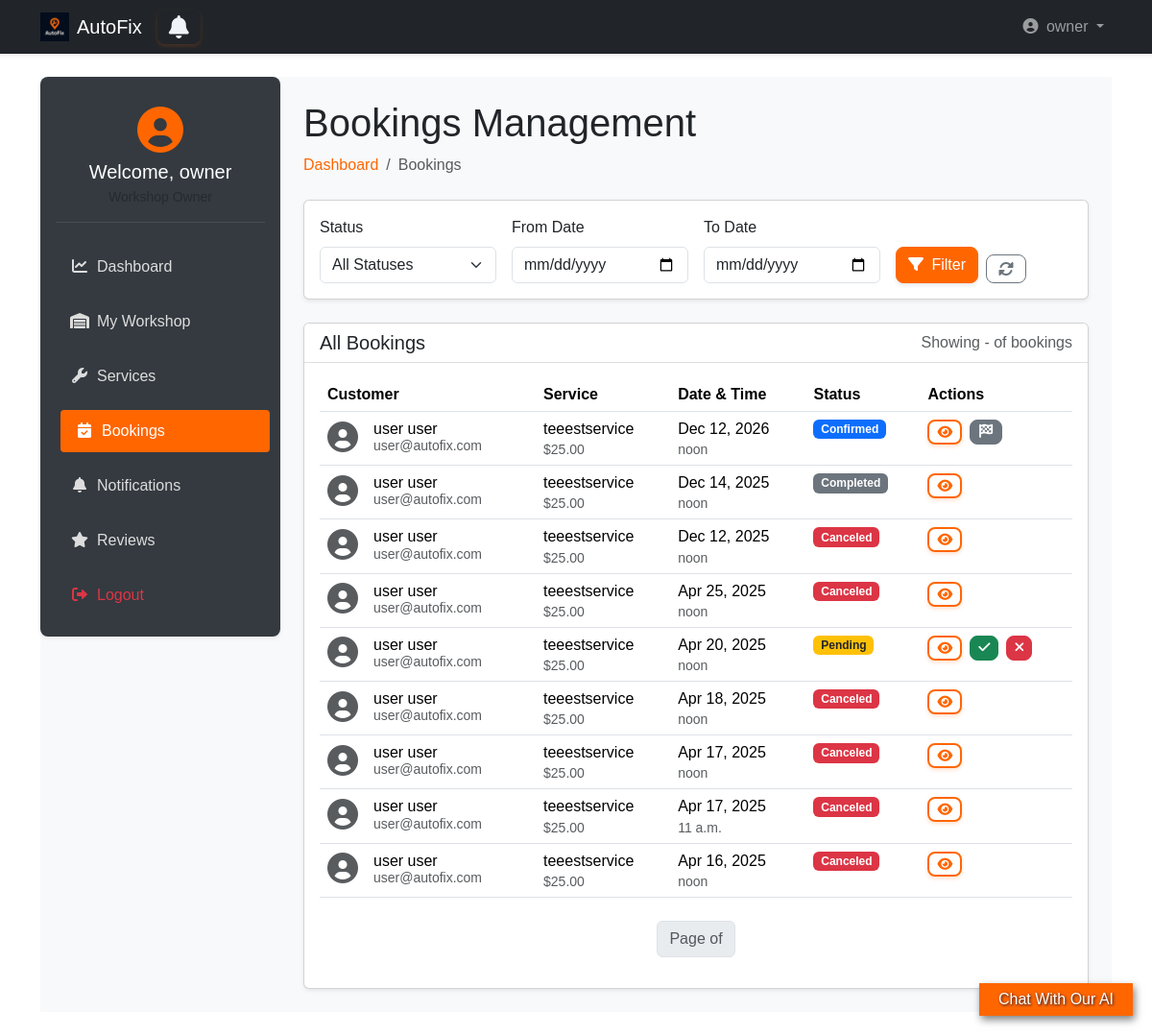
/owner_dashboard/owner/bookings/ (signed in), run on the app's committed database.
### accounts/models.py (models this page shows, shortened)
class User(AbstractUser):
    username = None
    email = models.EmailField(unique=True)
    phone = models.CharField(max_length=15, unique=True, blank=True)
    is_workshop_owner = models.BooleanField(default=False)
    address = models.ForeignKey(Address, on_delete=models.SET_NULL, null=True, blank=True)
    objects = UserManager()
    USERNAME_FIELD = 'email'
    REQUIRED_FIELDS = ['first_name', 'last_name']  # names required for registration
    def get_full_name(self):
        return f"{self.first_name} {self.last_name}"
    def get_short_name(self):
        return self.first_name

### bookings/models.py (models this page shows, shortened)
class Booking(models.Model):
    STATUS_CHOICES = [
        ('pending', 'Pending'),
        ('confirmed', 'Confirmed'),
        ('completed', 'Completed'),
        ('canceled', 'Canceled'),
    ]
    user = models.ForeignKey(User, on_delete=models.CASCADE)
    car = models.ForeignKey(Car, on_delete=models.CASCADE, null=True, related_name='car_bookings')
    workshop = models.ForeignKey(Workshop, on_delete=models.CASCADE)
    service = models.ForeignKey(Service, on_delete=models.CASCADE, related_name='booking')
    appointment_date = models.DateTimeField()
    status = models.CharField(max_length=20, choices=STATUS_CHOICES, default='pending')
    created_at = models.DateTimeField(auto_now_add=True)
    objects = BookingManger()
    class Meta:
        ordering = ['-appointment_date']

### workshops/models.py (models this page shows, shortened)
class Service(models.Model):
    workshop = models.ForeignKey(Workshop, on_delete=models.CASCADE, related_name='services')
    name = models.CharField(max_length=255)
    price = models.DecimalField(max_digits=10, decimal_places=2)
    description = models.TextField(blank=True)
    duration = models.PositiveIntegerField(help_text="Duration in minutes")

### owner_dashboard/views.py (the view)
# urls.py: path('owner/bookings/', views.bookings_management, name='bookings'),
def bookings_management(request):
    if not request.user.is_workshop_owner:
        return redirect('landing:main')
    workshop = Workshop.objects.filter(owner = request.user).first()
    bookings = Booking.objects.filter(workshop=workshop)
    status = request.GET.get('status', '')
    from_date = request.GET.get('from_date', '')
    to_date = request.GET.get('to_date', '')
    if status:
        bookings = bookings.filter(status=status)
    if from_date:
        bookings = bookings.filter(appointment_date__gte=from_date)
    if to_date:
        bookings = bookings.filter(appointment_date__lte=to_date)
    context = {
        'bookings': bookings,
    }
    return render(request,'owner_dashboard/bookings.html',context)

### templates/owner_dashboard/bookings.html (shortened to what this page needs)
{% extends 'base2.html' %}
{% load static bootstrap5 %}
{% block extra_css %}
<link rel="stylesheet" href="{% static 'css/owner_dashboard.css' %}">
{% endblock %}
{% block content %}
<div class="wrapper d-flex">
     <aside class="sidebar p-3 shadow-sm">
        <div class="user-profile mb-4 text-center">
            <div class="avatar mb-2">
                <i class="fas fa-user-circle fa-3x"></i>
            </div>
            <h5 class="welcome mb-1">Welcome, {{ user.get_short_name }}</h5>
            <small class="text-muted">Workshop Owner</small>
        </div>
        <nav class="menu d-flex flex-column gap-2">
            <a href="{% url 'owner_dashboard:dashboard' %}">
                <i class="fas fa-chart-line me-2"></i>Dashboard
            </a>
            <a href="{% url 'owner_dashboard:workshop' %}">
                <i class="fas fa-warehouse me-2"></i>My Workshop
            </a>
            <a href="{% url 'owner_dashboard:services' %}">
                <i class="fas fa-wrench me-2"></i>Services
            </a>
            <a href="{% url 'owner_dashboard:bookings' %}" class="active-link">
                <i class="fas fa-calendar-check me-2"></i>Bookings
            </a>
            <a href="{% url 'owner_dashboard:notifications' %}">
                <i class="fas fa-bell me-2"></i>Notifications
            </a>
            <a href="{% url 'owner_dashboard:reviews' %}">
                <i class="fas fa-star me-2"></i>Reviews
            </a>
            <a href="{% url 'accounts:logout' %}" class="text-danger">
                <i class="fas fa-sign-out-alt me-2"></i>Logout
            </a>
        </nav>
    </aside>
    <main class="main-content flex-grow-1 p-4">
        <div class="dashboard-header mb-4">
            <h1>Bookings Management</h1>
            <nav aria-label="breadcrumb">
                <ol class="breadcrumb">
                    <li class="breadcrumb-item"><a class="text-decoration-none" style="color: #ff6600;"
                        href="{% url 'owner_dashboard:dashboard' %}">Dashboard</a></li>
                    <li class="breadcrumb-item active" aria-current="page">Bookings</li>
                </ol>
            </nav>
        </div>
        <div class="card shadow-sm mb-4">
            <div class="card-body">
                <form method="get" action="{% url 'owner_dashboard:bookings' %}" class="row g-3">
                    <div class="col-md-3">
                        <label class="form-label">Status</label>
                        <select name="status" class="form-select">
                            <option value="">All Statuses</option>
                        </select>
                    </div>
                    <div class="col-md-3">
                        <label class="form-label">From Date</label>
                        <input type="date" name="from_date" class="form-control" value="{{ request.GET.from_date }}">
                    </div>
                    <div class="col-md-3">
                        <label class="form-label">To Date</label>
                        <input type="date" name="to_date" class="form-control" value="{{ request.GET.to_date }}">
                    </div>
                    <div class="col-md-3 d-flex align-items-end">
                        <button type="submit" class="btn btn-warning me-2">
                            <i class="fas fa-filter me-1"></i> Filter
                        </button>
                        <a href="{% url 'owner_dashboard:bookings' %}" class="btn btn-outline-secondary">
                            <i class="fas fa-sync-alt"></i>
                        </a>
                    </div>
                </form>
            </div>
        </div>
        <div class="card shadow-sm">
            <div class="card-header bg-white d-flex justify-content-between align-items-center">
                <h5 class="mb-0">All Bookings</h5>
                <div class="text-muted">
                    Showing {{ bookings.start_index }} - {{ bookings.end_index }} of {{ bookings.paginator.count }} bookings
                </div>
            </div>
            <div class="card-body">
                {% if bookings %}
                <div class="table-responsive">
                    <table class="table table-hover">
                        <thead>
                            <tr>
                                <th>Customer</th>
                                <th>Service</th>
                                <th>Date & Time</th>
                                <th>Status</th>
                                <th>Actions</th>
                            </tr>
                        </thead>
                        <tbody>
                            {% for booking in bookings %}
                            <tr>
                                <td>
                                    <div class="d-flex align-items-center">
                                        <div class="avatar me-3">
                                            <i class="fas fa-user-circle fa-2x text-muted"></i>
                                        </div>
                                        <div>
                                            <h6 class="mb-0">{{ booking.user.get_full_name }}</h6>
                                            <small class="text-muted">{{ booking.user.email }}</small>
                                        </div>
                                    </div>
                                </td>
                                <td>
                                    <h6 class="mb-1">{{ booking.service.name }}</h6>
                                    <small class="text-muted">${{ booking.service.price }}</small>
                                </td>
                                <td>
                                    <h6 class="mb-1">{{ booking.appointment_date|date:"M j, Y" }}</h6>
                                    <small class="text-muted">{{ booking.appointment_date|time }}</small>
                                </td>
                                <td>
                                    <span class="badge
                                        {% if booking.status == 'confirmed' %} bg-primary
                                        {% elif booking.status == 'pending' %} bg-warning text-dark
                                        {% elif booking.status == 'completed' %} bg-secondary
                                        {% elif booking.status == 'canceled' %} bg-danger{% endif %}">
                                        {{ booking.get_status_display }}
                                    </span>
                                </td>
                                <td>
                                    <div class="d-flex gap-2">
                                        <button class="btn btn-sm btn-outline-primary" data-bs-toggle="modal"
                                                data-bs-target="#bookingDetailModal{{ booking.id }}">
                                            <i class="fas fa-eye"></i>
                                        </button>
                                        {% if booking.status == 'pending' %}
                                        <a href="{% url 'owner_dashboard:confirm_booking' booking.id %}"
                                           class="btn btn-sm btn-success" title="Confirm">
                                            <i class="fas fa-check"></i>
                                        </a>
                                        <a href="{% url 'owner_dashboard:cancel_booking' booking.id %}"
                                           class="btn btn-sm btn-danger"  title="Cancel">
                                            <i class="fas fa-times"></i>
                                        </a>
                                        {% endif %}
                                        {% if booking.status == 'confirmed' %}
                                        <a href="{% url 'owner_dashboard:complete_booking' booking.id %}"
                                           class="btn btn-sm btn-secondary" title="Mark as Complete">
                                            <i class="fas fa-flag-checkered"></i>
                                        </a>
                                        {% endif %}
                                    </div>
                                </td>
                            </tr>
                            {% endfor %}
                        </tbody>
                    </table>
                    <nav aria-label="Page navigation">
                        <ul class="pagination justify-content-center mt-4">
                            <li class="page-item disabled">
                                <span class="page-link">Page {{ bookings.number }} of {{ bookings.paginator.num_pages }}</span>
                            </li>
                        </ul>
                    </nav>
                </div>
                {% endif %}
            </div>
        </div>
    </main>
</div>
{% endblock %}

### templates/base2.html (shortened to what this page needs)
{% load static bootstrap5 %}
{% bootstrap_css %}
<!DOCTYPE html>
<html lang="en" dir="{% if LANGUAGE_CODE == 'ar' %}rtl{% else %}ltr{% endif %}">
<head>
    <link rel="stylesheet" href="https://cdnjs.cloudflare.com/ajax/libs/font-awesome/6.4.0/css/all.min.css">
    <link rel="stylesheet" href="{% static 'css/style.css' %}">
    <link rel="stylesheet" href="{% static 'css/ai_style.css' %}">
    {% block extra_css %}
    {% endblock %}
</head>
<body class="d-flex flex-column min-vh-100">
<nav class="navbar navbar-expand-lg navbar-dark bg-dark shadow-sm">
    <div class="container">
        <a class="navbar-brand d-flex align-items-center gap-2" href="{% if user.is_authenticated %}{% url 'landing:dashboard' %}{% else %}{% url 'landing:main' %}{% endif %}">
            <img src="{% static 'img/dark_logo.png' %}" alt="AutoFix" width="30" height="30">
            AutoFix
        </a>
        <a {% if request.user.is_workshop_owner %} href="{% url 'owner_dashboard:notifications' %}" {% elif request.user.is_superuser %} href="{% url 'admin_dashboard:notifications' %}" {% else %} href="{% url 'user_dashboard:notifications' %}" {% endif %} id="notifications-btn" class="btn btn-outline-primary position-relative">
            <i class="fa fa-bell"></i>
        </a>
        <div class="collapse navbar-collapse" id="navbarMain">
            <ul class="navbar-nav ms-auto">
                {% if user.is_authenticated %}
                    <li class="nav-item dropdown">
                        <a class="nav-link dropdown-toggle" href="#" role="button" data-bs-toggle="dropdown">
                            <i class="fas fa-user-circle me-1"></i> {{ user.get_short_name }}
                        </a>
                    </li>
                {% endif %}
            </ul>
        </div>
    </div>
</nav>
<main class="flex-grow-1 py-4">
    <div class="container">
        {% block content %}
        {% endblock %}
    </div>
</main>
<div id="chat-container">
    <div id="chat-bubble">
      <p>Chat With Our AI</p>
    </div>
</div>
<link rel="stylesheet" href="https://cdnjs.cloudflare.com/ajax/libs/font-awesome/6.0.0/css/all.min.css">
</body>
</html>

### static/css/style.css (style rules this page uses)
* { margin: 0; padding: 0; box-sizing: border-box; }
body, html { width: 100%; height: 100%; font-family: sans-serif; }
.wrapper { display: flex; height: 100%; }
.sidebar { width: 250px; background: #0d1b2a; color: #e0e1dd; display: flex; flex-direction: column; transition: width 0.3s; }
.menu { list-style: none; flex-grow: 1; }
#notifications-btn { background: none; border: none; font-size: 24px; cursor: pointer; position: relative; }
#notifications-btn .fa-bell { color: #f0f4f8; transition: color 0.3s; }

### static/css/ai_style.css (style rules this page uses)
#chat-container { position: fixed; bottom: 20px; right: 20px; z-index: 1000; }
#chat-bubble { background-color: #ff6600; color: #fffff7; cursor: pointer; box-shadow: 2px 4px 8px rgba(0,0,0,.5); margin-top: 0px; }
#chat-bubble p { align-self: center; padding: 5px; text-shadow: 1px 1px 3px #13133b; margin: 0px 15px; }

### static/css/owner_dashboard.css (style rules this page uses)
.wrapper { display: flex; min-height: 80vh; background-color: #f8f9fa; }
.sidebar { width: 250px; background-color: #343a40; color: #fff; border-radius: 8px; position: sticky; top: 20px; height: fit-content; }
.sidebar .menu a { color: #ddd; padding: 10px 15px; display: block; border-radius: 4px; transition: all 0.3s; text-decoration: none; margin-bottom: 5px; }
.sidebar .menu a:hover, .sidebar .menu .active-link { background-color: #ff6600; color: #fff; transform: translateX(5px); }
.sidebar .menu a i { width: 20px; text-align: center; }
.main-content { flex-grow: 1; padding-left: 20px; }
.user-profile { padding: 15px 0; border-bottom: 1px solid rgba(255,255,255,0.1); }
.user-profile .avatar { color: #ff6600; }
.btn { border-radius: 8px; font-weight: 500; }
.btn.btn-outline-primary { border: 2px solid #ff6600; color: #ff6600; background-color: transparent; transition: all 0.3s ease-in-out; font-weight: 500; box-shadow: 0 2px 4px rgba(255, 102, 0, 0.2); }
.btn.btn-warning { background-color: #ff6600 !important; color: white; border-color: #ff6600 !important; transition: all 0.3s ease-in-out; box-shadow: 0 2px 4px rgba(0, 0, 0, 0.1); }
.card-header { background-color: white; border-bottom: 1px solid rgba(0,0,0,0.125); }
.table { margin-bottom: 0; }
.table th { border-top: 0; }

### data on the page
User: get_short_name "owner"
Booking: user.get_full_name "user user", user.email "user@autofix.com", service.name "teeestservice", service.price "25.00", appointment_date "Dec 12, 2026", appointment_date "noon", status "Confirmed"
Booking: user.get_full_name "user user", user.email "user@autofix.com", service.name "teeestservice", service.price "25.00", appointment_date "Dec 14, 2025", appointment_date "noon", status "Completed"
Booking: user.get_full_name "user user", user.email "user@autofix.com", service.name "teeestservice", service.price "25.00", appointment_date "Dec 12, 2025", appointment_date "noon", status "Canceled"
Booking: user.get_full_name "user user", user.email "user@autofix.com", service.name "teeestservice", service.price "25.00", appointment_date "Apr 25, 2025", appointment_date "noon", status "Canceled"
Booking: user.get_full_name "user user", user.email "user@autofix.com", service.name "teeestservice", service.price "25.00", appointment_date "Apr 20, 2025", appointment_date "noon", status "Pending"
Booking: user.get_full_name "user user", user.email "user@autofix.com", service.name "teeestservice", service.price "25.00", appointment_date "Apr 18, 2025", appointment_date "noon", status "Canceled"
Booking: user.get_full_name "user user", user.email "user@autofix.com", service.name "teeestservice", service.price "25.00", appointment_date "Apr 17, 2025", appointment_date "noon", status "Canceled"
Booking: user.get_full_name "user user", user.email "user@autofix.com", service.name "teeestservice", service.price "25.00", appointment_date "Apr 17, 2025", appointment_date "11 a.m.", status "Canceled"
Booking: user.get_full_name "user user", user.email "user@autofix.com", service.name "teeestservice", service.price "25.00", appointment_date "Apr 16, 2025", appointment_date "noon", status "Canceled"
